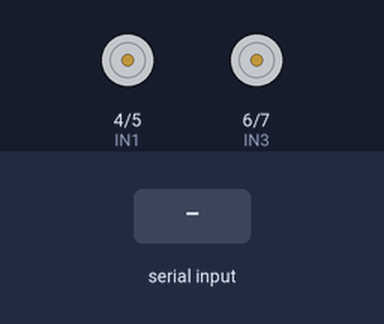
A sketch run on a simulated Arduino Uno, built with avr-gcc and run on an emulated ATmega328P. Shown: motor-driver pin pairs drawn as motors (green arrow = first pin HIGH = forward, orange = second pin HIGH = backward, longer = more drive). Inputs (shaded band) come from the test bench.

Above: at 1.2 s.
1.3 s: "f" received over Serial
At 2.2 s:
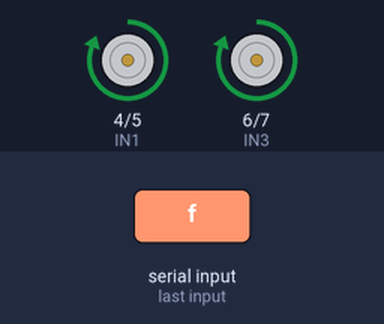
2.8 s: "b" received over Serial
At 3.3 s:
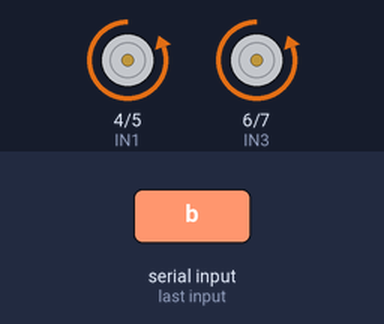
Timing chart, 0 to 5.8 s (numbered marks = the images above; inputs shaded):
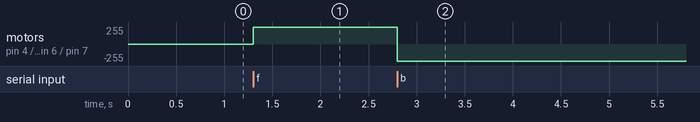

The sketch:

RcCar.ino
```cpp
int IN1 = 4;
int IN2 = 5;
int IN3 = 6;
int IN4 = 7;

void setup() {

  Serial.begin(9600);

  pinMode(IN1, OUTPUT);
  pinMode(IN2, OUTPUT);
  pinMode(IN3, OUTPUT);
  pinMode(IN4, OUTPUT);
}

void loop() {
  if (Serial.available())
  {
    int command = Serial.read();
    if(command=='f') forward();
    else if(command=='b') backward();
  }
}

void forward(){
  digitalWrite(IN2, LOW);
  digitalWrite(IN4, LOW);
  digitalWrite(IN1, HIGH);
  digitalWrite(IN3, HIGH);
}

void backward(){
  digitalWrite(IN1, LOW);
  digitalWrite(IN3, LOW);
  digitalWrite(IN2, HIGH);
  digitalWrite(IN4, HIGH);
}

void left(){
  digitalWrite(IN1, LOW);
  digitalWrite(IN2, LOW);
  digitalWrite(IN4, LOW);
  digitalWrite(IN3, HIGH);
}

void right(){
  digitalWrite(IN2, LOW);
  digitalWrite(IN3, LOW);
  digitalWrite(IN4, LOW);
  digitalWrite(IN1, HIGH);
}

void leftback(){
  digitalWrite(IN1, LOW);
  digitalWrite(IN2, LOW);
  digitalWrite(IN3, LOW);
  digitalWrite(IN4, HIGH);
}

void rightback(){
  digitalWrite(IN1, LOW);
  digitalWrite(IN3, LOW);
  digitalWrite(IN4, LOW);
  digitalWrite(IN2, HIGH);
}

void stop(){
  digitalWrite(IN1, LOW);
  digitalWrite(IN2, LOW);
  digitalWrite(IN3, LOW);
  digitalWrite(IN4, LOW);
}
```

Measured:
- after the input at 1.3 s, motor on pin 4 (IN1) / pin 5 (IN2), motor on pin 6 (IN3) / pin 7 (IN4): stopped → forward 255/255 at once
- after the input at 2.8 s, motor on pin 4 (IN1) / pin 5 (IN2), motor on pin 6 (IN3) / pin 7 (IN4): forward 255/255 → backward 255/255 at once
